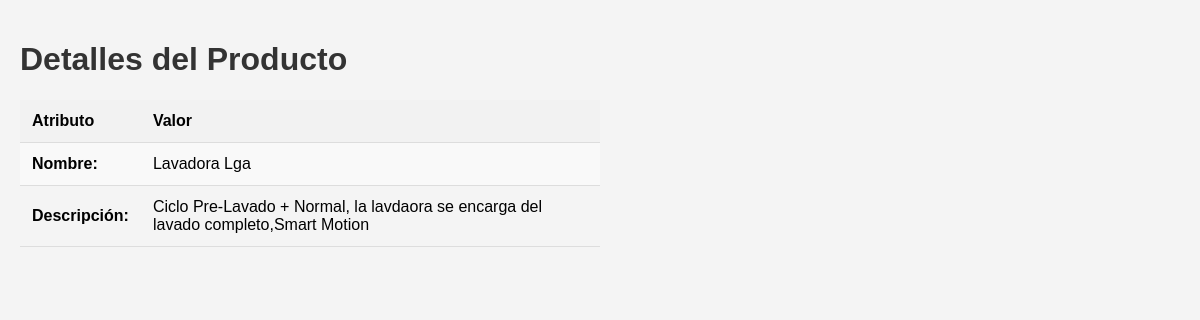
/view/crud/read/read_product.php?action=view&id=2 (signed in), run on the app's committed database.
### tables this page shows
CREATE TABLE IF NOT EXISTS `products` (
  `Id` int(100) NOT NULL AUTO_INCREMENT,
  `Name` varchar(100) NOT NULL,
  `Description` text NOT NULL,
  `Images` varchar(100) NOT NULL,
  `description_detailed` text NOT NULL,
  `category` int(11) NOT NULL,
  `due_date` date NOT NULL,
  PRIMARY KEY (`Id`),
  KEY `sta` (`category`)
);

### controller/crud.php (called while the page is built, shortened)
<?php
class Crud {
    private $conn;
    public function __construct($conn) {
        $this->conn = $conn;
    }
    public function getProductById($id) {
        $sql = "SELECT * FROM `products` WHERE `Id` = $id";
        $result = $this->conn->query($sql);
        if ($result && $result->num_rows > 0) {
            return $result->fetch_assoc();
        } else {
            return false;
        }
    }
}
?>

### view/crud/read/read_product.php (the view, shortened to what this page needs)
<?php
include('../../../controller/crud.php');
$objCrud = new Crud($conn);
$productId = isset($_GET['id']) ? $_GET['id'] : null;
$productData = $objCrud->getProductById($productId);
?>
<!DOCTYPE html>
<html lang="en">
<head>
</head>
<body>
    <?php if ($productData): ?>
        <h1>Detalles del Producto</h1>
        <table>
            <tr>
                <th>Atributo</th>
                <th>Valor</th>
            </tr>
            <tr>
                <td><strong>Nombre:</strong></td>
                <td><?php echo $productData['Name']; ?></td>
            </tr>
            <tr>
                <td><strong>Descripción:</strong></td>
                <td><?php echo $productData['Description']; ?></td>
            </tr>
        </table>
    <?php else: ?>
        <p>El producto no existe o no se ha proporcionado un ID válido.</p>
    <?php endif; ?>
</body>
</html>

### view/crud/read/read_product.php (style rules this page uses)
body { font-family: Arial, sans-serif; background-color: #f4f4f4; margin: 0; padding: 20px; }
h1 { color: #333; }
table { width: 50%; border-collapse: collapse; margin-top: 20px; }
th, td { padding: 12px; text-align: left; border-bottom: 1px solid #ddd; }
th { background-color: #f2f2f2; }
tr:nth-child(even) { background-color: #f9f9f9; }

### data on the page
products: Name "Lavadora Lga", Description "Ciclo Pre-Lavado + Normal, la lavdaora se encarga del lavado completo,Smart Motion"
